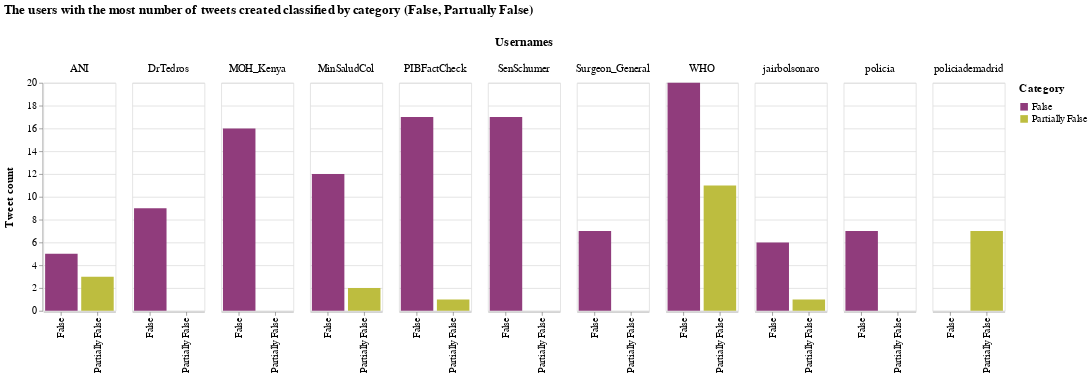

The notebook cell saved with this chart:
### Markdown cell above
We visualize users with the most number of tweets created, we have filtered in the range of a minum of 5 tweets to a maxium to 35 tweets total (which is the maxium number of tweets created by a user in the dataset). Every bar is colored basing on the amount of tweet written per each category (False, Partually False).

### Code cell
bars = alt.Chart(df).transform_fold(
    ['False', 'Partially False'],
).mark_bar().encode(
    x=alt.X('key:N',title=None),
    y=alt.Y('value:Q',title='Tweet count'),
    color=alt.Color('key:N',scale=alt.Scale(range=['#903C7C','#BDBD3F']),title="Category"),
    column=alt.Column('Usernames:N'),
    tooltip=[
        alt.Tooltip('key:N', title='Tweet Type'),
        alt.Tooltip('Usernames:N', title='Username'),
        alt.Tooltip('value:Q', title='Tweet count')
    ]
).transform_filter(
    alt.FieldRangePredicate(field='count', range=[7, 35])
).properties(
    title="The users with the most number of tweets created classified by category (False, Partually False)",
    width=95
).configure_title(
    fontSize=17,
    offset=25
).configure_axis(
    labelFontSize=13,
    titleFontSize=15,
    titlePadding=15
).configure_legend(
    titleFontSize=15,
    labelFontSize=13,
    titlePadding=10
).configure_header(
    labelFontSize=14,
    titleFontSize=16
)

bars

### Figure 1 — Vega-Lite specification as saved in the notebook (floating-point values rounded to 4 significant figures; data arrays with more than 128 entries replaced by an {"elided": "..."} marker saying what was removed)
{"config": {"view": {"continuousWidth": 400, "continuousHeight": 300}, "axis": {"labelFontSize": 13, "titleFontSize": 15, "titlePadding": 15}, "header": {"labelFontSize": 14, "titleFontSize": 16}, "legend": {"labelFontSize": 13, "titleFontSize": 15, "titlePadding": 10}, "title": {"fontSize": 17, "offset": 25}}, "data": {"name": "data-31b1cdc95817a056627e0e9ee3c31e1c"}, "mark": "bar", "encoding": {"color": {"type": "nominal", "field": "key", "scale": {"range": ["#903C7C", "#BDBD3F"]}, "title": "Category"}, "column": {"type": "nominal", "field": "Usernames"}, "tooltip": [{"type": "nominal", "field": "key", "title": "Tweet Type"}, {"type": "nominal", "field": "Mentioned Usernames", "title": "Mentioned Username"}, {"type": "quantitative", "field": "value", "title": "Tweet count"}], "x": {"type": "nominal", "field": "key", "title": null}, "y": {"type": "quantitative", "field": "value", "title": "Tweet count"}}, "title": "The users with the most number of tweets created classified by category (False, Partually False)", "transform": [{"fold": ["False", "Partially False"]}, {"filter": {"field": "count", "range": [7, 35]}}], "width": 95, "$schema": "https://vega.github.io/schema/vega-lite/v4.8.1.json", "datasets": {"data-31b1cdc95817a056627e0e9ee3c31e1c": {"elided": "1130 records"}}}
